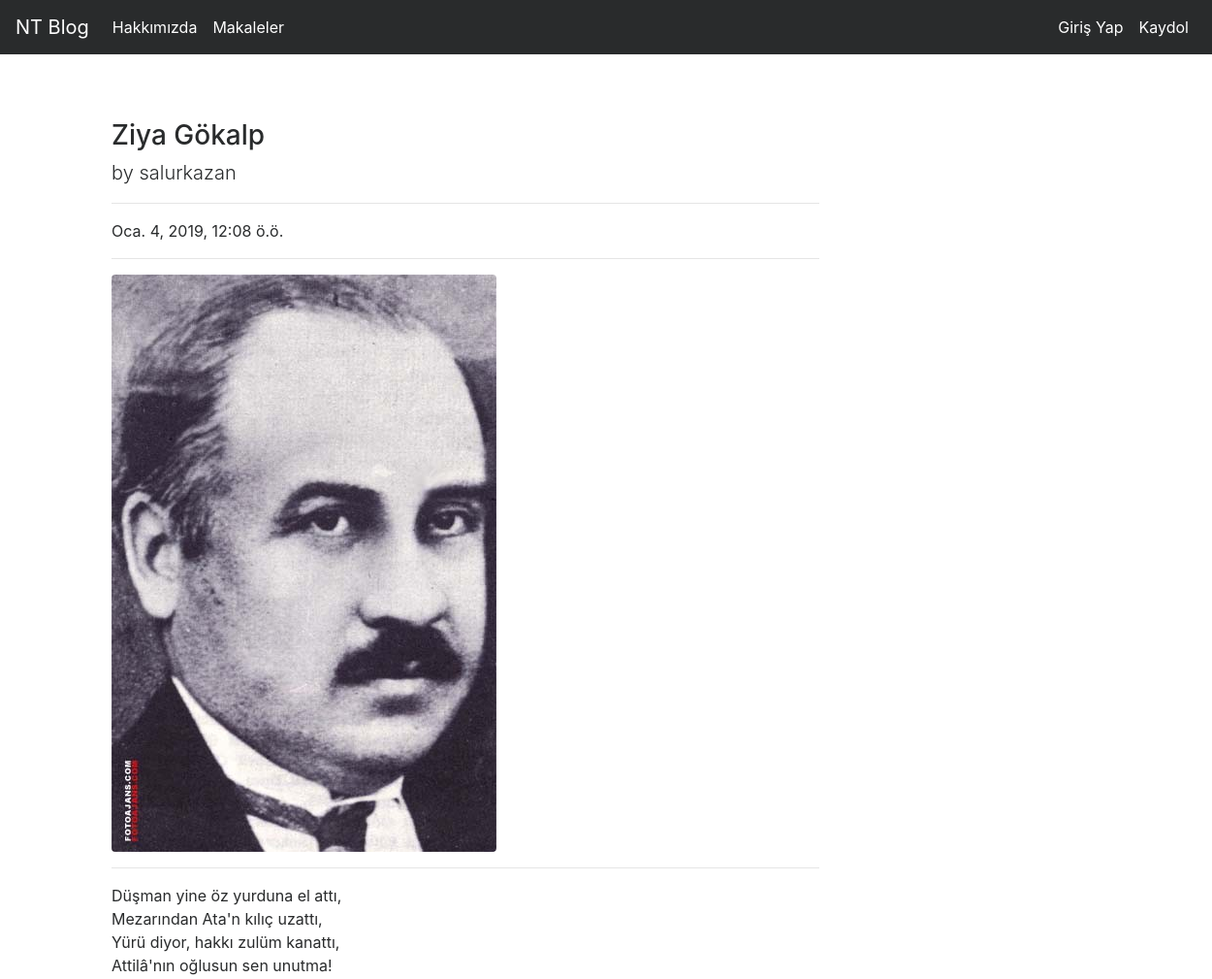
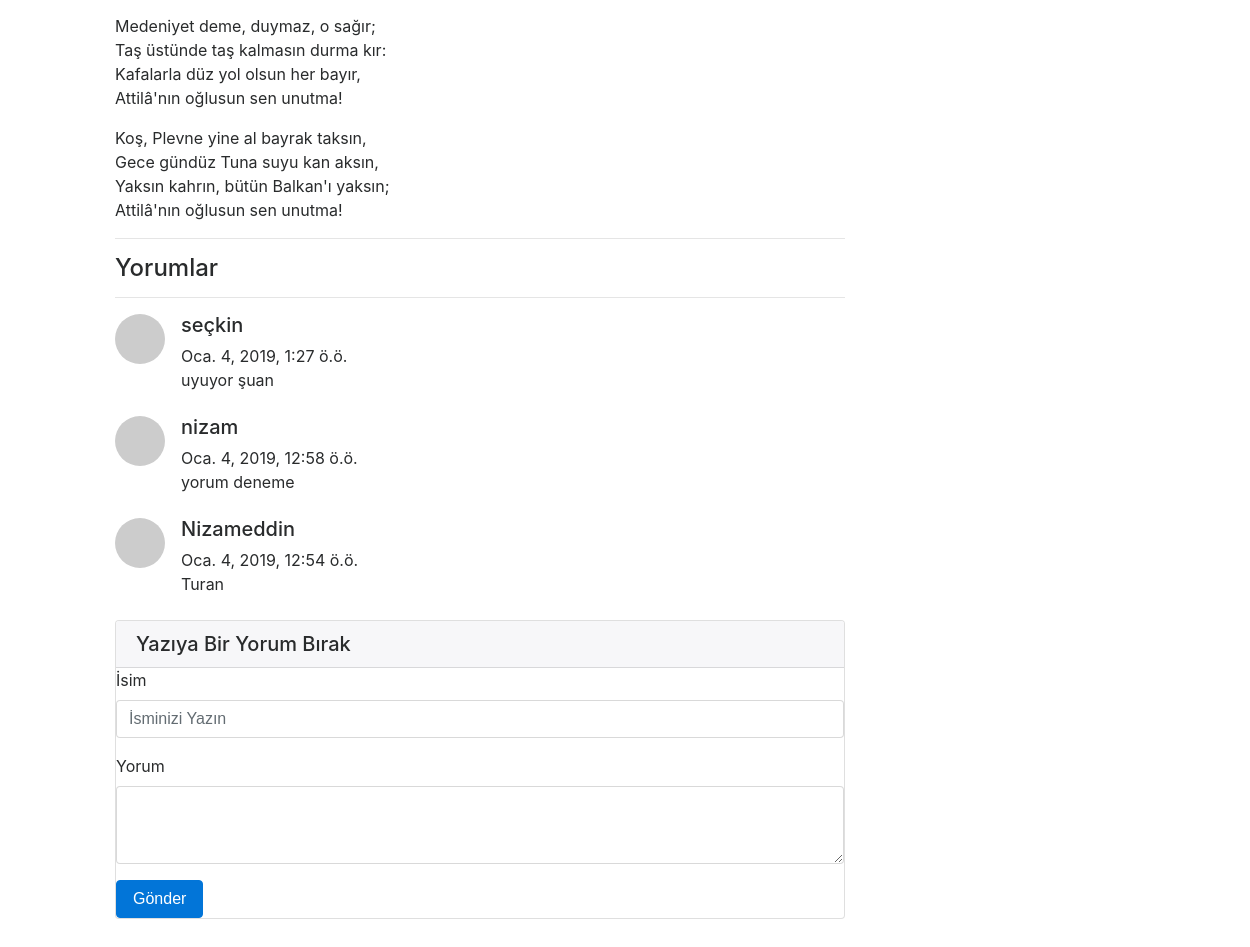
/articles/article/17, run on the app's committed database (2 pictures, top to bottom).
### article/models.py (models this page shows, shortened)
class Article(models.Model):
    author = models.ForeignKey("auth.User",on_delete = models.CASCADE, verbose_name = "Yazar")#bu alan user kısmına denk geliyor diyoruz. Bu kullanıcı silindiğinde makale de silinecek
    title = models.CharField(max_length = 50, verbose_name = "Başlık")
    content = RichTextField(verbose_name = "İçerik")
    created_date = models.DateTimeField(auto_now=True, verbose_name = "Oluşturulma Tarihi")#o anki tarih
    article_image = models.FileField(blank = True, null=True, verbose_name="Fotoğraf Ekle")#bu alanımız dolu veya boş olabilir.
    class Meta:
        ordering = ['-created_date'] #son ekleme tarihine sahip olan ilk gösterilecek.

class Comment(models.Model):
    article = models.ForeignKey(Article, on_delete = models.CASCADE, verbose_name = "Makale",related_name="comments") #article ile comment i bağlantılı hale getirdik.
    comment_author = models.CharField(max_length = 50, verbose_name = "İsim") #yorum yazarı
    comment_content = models.CharField(max_length = 200, verbose_name = "Yorum")
    comment_date = models.DateTimeField(auto_now_add = True)
    class Meta:
        ordering = ['-comment_date']

### article/views.py (the view)
# urls.py: path('article/<int:id>', views.detail, name = "detail"),
def detail(request,id):#id otamatik olarak gelecek. id si bu olan makaleyi alacağız.
    article = get_object_or_404(Article, id=id)
    comments = article.comments.all()# models.py'de related_name'ini verdiğimiz comments'i burada çağırdık.
    return render(request,"detail.html",{"article":article, "comments":comments})

### templates/detail.html (shortened to what this page needs)
{% extends "layout.html" %}
{% block body %}
<div class="row">
        <div class="col-lg-8">
          <h3 class="mt-4">{{article.title}}</h3>
          <p class="lead">
            by
            {{article.author}}
          </p>
          <hr>
          <p>{{article.created_date}}</p>
          <hr>
          {% if article.article_image %}
          <img class="img-fluid rounded" src="{{article.article_image.url}}" alt="" >
          {% endif %}
          <hr>
          <p class="lead">
                {{article.content|safe}}
          </p>
          <hr>
<h4>Yorumlar</h4>
<hr>
{% if comments %}
{% for comment in comments  %}
<div class="media mb-4">
    <img class="d-flex mr-3 rounded-circle" src="http://placehold.it/50x50" alt="">
    <div class="media-body">
      <h5 class="mt-0">{{comment.comment_author}}</h5>
      {{comment.comment_date}} <br>
      {{comment.comment_content}}
    </div>
  </div>
{% endfor %}
{% else %}
<div class="alert alert-danger">İlk Yorum Yapan Siz Olun!</div>
{% endif %}
<div class="card my-4">
    <h5 class="card-header">Yazıya Bir Yorum Bırak</h5>
    <div class="card-body">
      <form method = "post" action="{% url 'article:comment' article.id %}">
        <div class="form-group">
            <label for="formGroupExampleInput">İsim</label>
            <input name="comment_author" type="text" class="form-control" id="formGroupExampleInput" placeholder="İsminizi Yazın">
          </div>
        <div class="form-group">
            <label for="formGroupExampleInput">Yorum</label>
          <textarea name = "comment_content" class="form-control" rows="3"></textarea>
        </div>
        <button type="submit" class="btn btn-primary">Gönder</button>
      </form>
    </div>
  </div>
</div>
</div>
</div>
{% endblock body %}

### data on the page
Article: title "Ziya Gökalp", author "salurkazan", created_date "Oca. 4, 2019, 12:08 ö.ö.", article_image (picture), content "Düşman yine öz yurduna el attı, Mezarından Ata'n kılıç uzattı, Yürü diyor, hakkı zulüm kanattı, Attilâ'nın oğlusun sen unutma! Medeniyet deme, duymaz, o sağır; Taş üstünde taş kalmasın durma kır: Kafalarla düz yol olsun her bayır, Attilâ'nın oğlusun sen unutma! Koş, Plevne yine al bayrak taksın, Gece gündüz Tuna suyu kan aksın, Yaksın kahrın, bütün Balkan'ı yaksın; Attilâ'nın oğlusun sen unutma!"
Comment: comment_author "seçkin", comment_date "Oca. 4, 2019, 1:27 ö.ö.", comment_content "uyuyor şuan"
Comment: comment_author "nizam", comment_date "Oca. 4, 2019, 12:58 ö.ö.", comment_content "yorum deneme"
Comment: comment_author "Nizameddin", comment_date "Oca. 4, 2019, 12:54 ö.ö.", comment_content "Turan"
